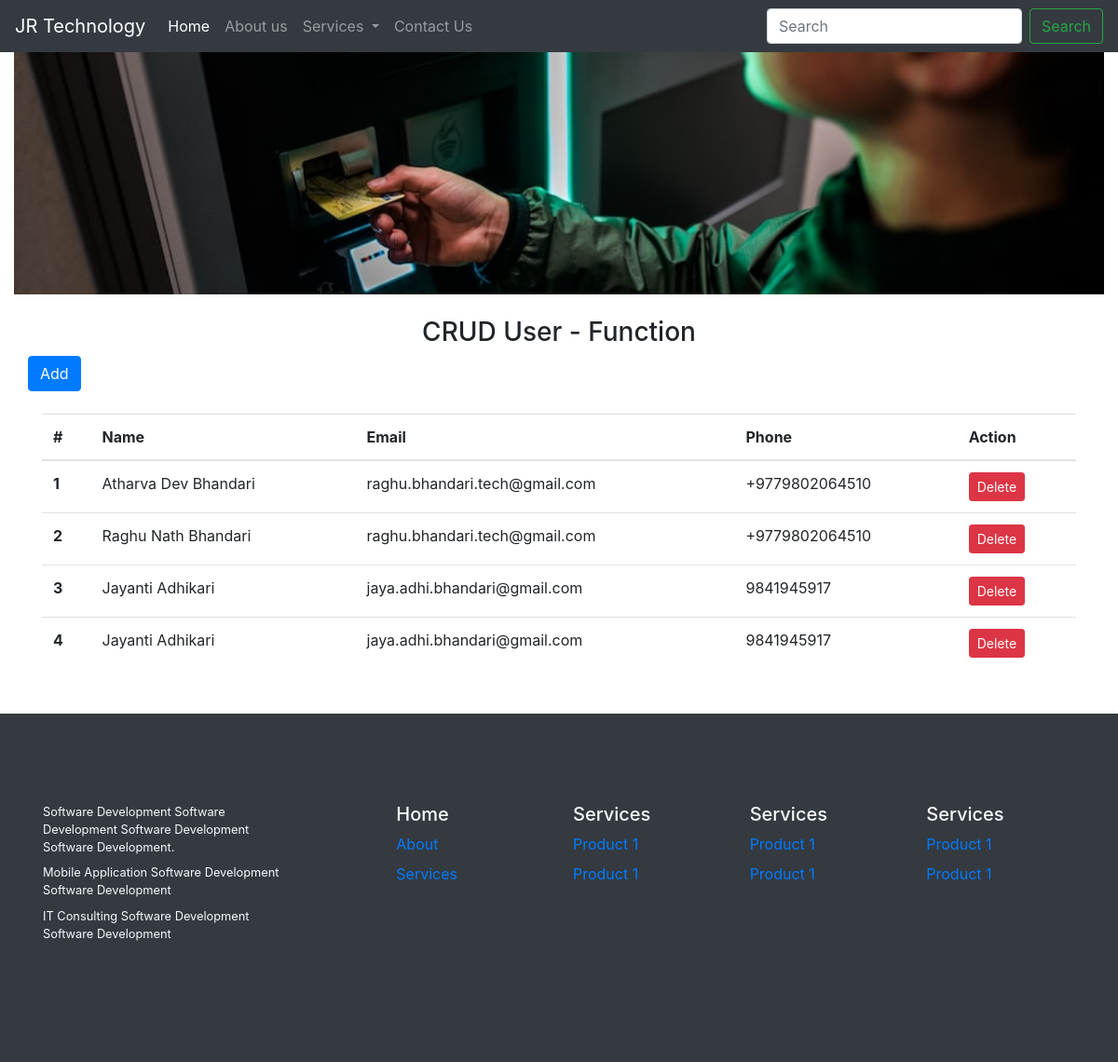
The app's page /userdetails with its own data.
### home/models.py (models this page shows, shortened)
class Register(models.Model):
    name = models.CharField(max_length=122)
    emailid = models.CharField(max_length=122)
    phone = models.CharField(max_length=12)
    emailid = models.CharField(max_length=122)
    address = models.CharField(max_length=122)
    ocupation = models.CharField(max_length=122)
    details = models.TextField("")
    date = models.DateField("")

### home/views.py (the view)
# urls.py: path("userdetails", views.userdetails, name="userdetails"),
def userdetails(request):
    user_data = Register.objects.all()
    context = { 'usersdetails': user_data}
    return render(request, 'users.html',context)

### templates/users.html (shortened to what this page needs)
{% extends 'base.html' %}
{% block body %}
<div class="container-fluid px=0">
    <img src="/static/images/register.jpg" class="d-block w-100 mx=0" alt="...">
</div>
<div class="container mt-4">
    <h3 class="text-center mt-4 mx-4">CRUD User - Function</h3>
    <div class="row text-right">
        <a href="/register" class='btn btn-primary float-end'> Add </a>
    </div>
    <table class="table mt-4">
        <thead>
          <tr>
            <th scope="col">#</th>
            <th scope="col">Name</th>
            <th scope="col">Email</th>
            <th scope="col">Phone</th>
            <th scope="col">Action</th>
          </tr>
        </thead>
        <tbody>
            {% for user in usersdetails %}
          <tr>
            <th scope="row">{{forloop.counter}}</th>
            <td>{{user.name}}</td>
            <td>{{user.emailid}}</td>
            <td>{{user.phone}}</td>
            <td>
                    <form method="post" action="/deletuser" >
                        <input type="submit" value="Delete" class="btn btn-danger btn-sm">
                    </form>
            </td>
            </tr>
          {% endfor %}
        </tbody>
      </table>
</div>
{% endblock body %}

### templates/base.html (shortened to what this page needs)
<!doctype html>
<html lang="en">
  <head>
    <link rel="stylesheet" href="https://cdn.jsdelivr.net/npm/bootstrap@4.4.1/dist/css/bootstrap.min.css">
  </head>
  <body>
    <nav class="navbar navbar-expand-lg navbar-dark bg-dark">
        <a class="navbar-brand" href="/">JR Technology</a>
        <div class="collapse navbar-collapse" id="navbarSupportedContent">
          <ul class="navbar-nav mr-auto">
            <li class="nav-item active">
              <a class="nav-link" href="/">Home <span class="sr-only">(current)</span></a>
            </li>
            <li class="nav-item">
              <a class="nav-link" href="/about">About us</a>
            </li>
            <li class="nav-item dropdown">
              <a class="nav-link dropdown-toggle" href="#" id="navbarDropdown" role="button" data-toggle="dropdown" aria-haspopup="true" aria-expanded="false">
                Services
              </a>
            </li>
            <li class="nav-item">
              <a class="nav-link" href="/contact" tabindex="-1">Contact Us</a>
            </li>
          </ul>
          <form class="form-inline my-2 my-lg-0">
            <input class="form-control mr-sm-2" type="search" placeholder="Search" aria-label="Search">
            <button class="btn btn-outline-success my-2 my-sm-0" type="submit">Search</button>
          </form>
        </div>
    </nav>
{% block body  %}
{% endblock body  %}
<footer class="bd-footer py-4 py-md-5 mt-5 bg-dark text-light ">
  <div class="container py-4 py-md-5 px-4 px-md-3">
    <div class="row">
      <div class="col-lg-3 mb-3">
        <ul class="list-unstyled small text-light">
          <li class="mb-2">Software Development Software Development Software Development Software Development.</li>
          <li class="mb-2">Mobile Application Software Development Software Development </li>
          <li class="mb-2">IT Consulting Software Development Software Development</li>
        </ul>
      </div>
      <div class="col-6 col-lg-2 offset-lg-1 mb-3">
        <h5>Home</h5>
        <ul class="list-unstyled">
          <li class="mb-2"><a href="/">About</a></li>
          <li class="mb-2"><a href="#">Services</a></li>
        </ul>
      </div>
      <div class="col-6 col-lg-2 mb-3">
        <h5>Services</h5>
        <ul class="list-unstyled">
          <li class="mb-2"><a href="#">Product 1</a></li>
          <li class="mb-2"><a href="#">Product 1</a></li>
        </ul>
      </div>
      <div class="col-6 col-lg-2 mb-3">
        <h5>Services</h5>
        <ul class="list-unstyled">
          <li class="mb-2"><a href="#">Product 1</a></li>
          <li class="mb-2"><a href="#">Product 1</a></li>
        </ul>
      </div>
      <div class="col-6 col-lg-2 mb-3">
        <h5>Services</h5>
        <ul class="list-unstyled">
          <li class="mb-2"><a href="#">Product 1</a></li>
          <li class="mb-2"><a href="#">Product 1</a></li>
        </ul>
      </div>
    </div>
  </div>
</footer>
  </body>
</html>

### records on screen
Register: name "Atharva Dev Bhandari", emailid "raghu.bhandari.tech@gmail.com", phone "+9779802064510"
Register: name "Raghu Nath Bhandari", emailid "raghu.bhandari.tech@gmail.com", phone "+9779802064510"
Register: name "Jayanti Adhikari", emailid "jaya.adhi.bhandari@gmail.com", phone "9841945917"
Register: name "Jayanti Adhikari", emailid "jaya.adhi.bhandari@gmail.com", phone "9841945917"
